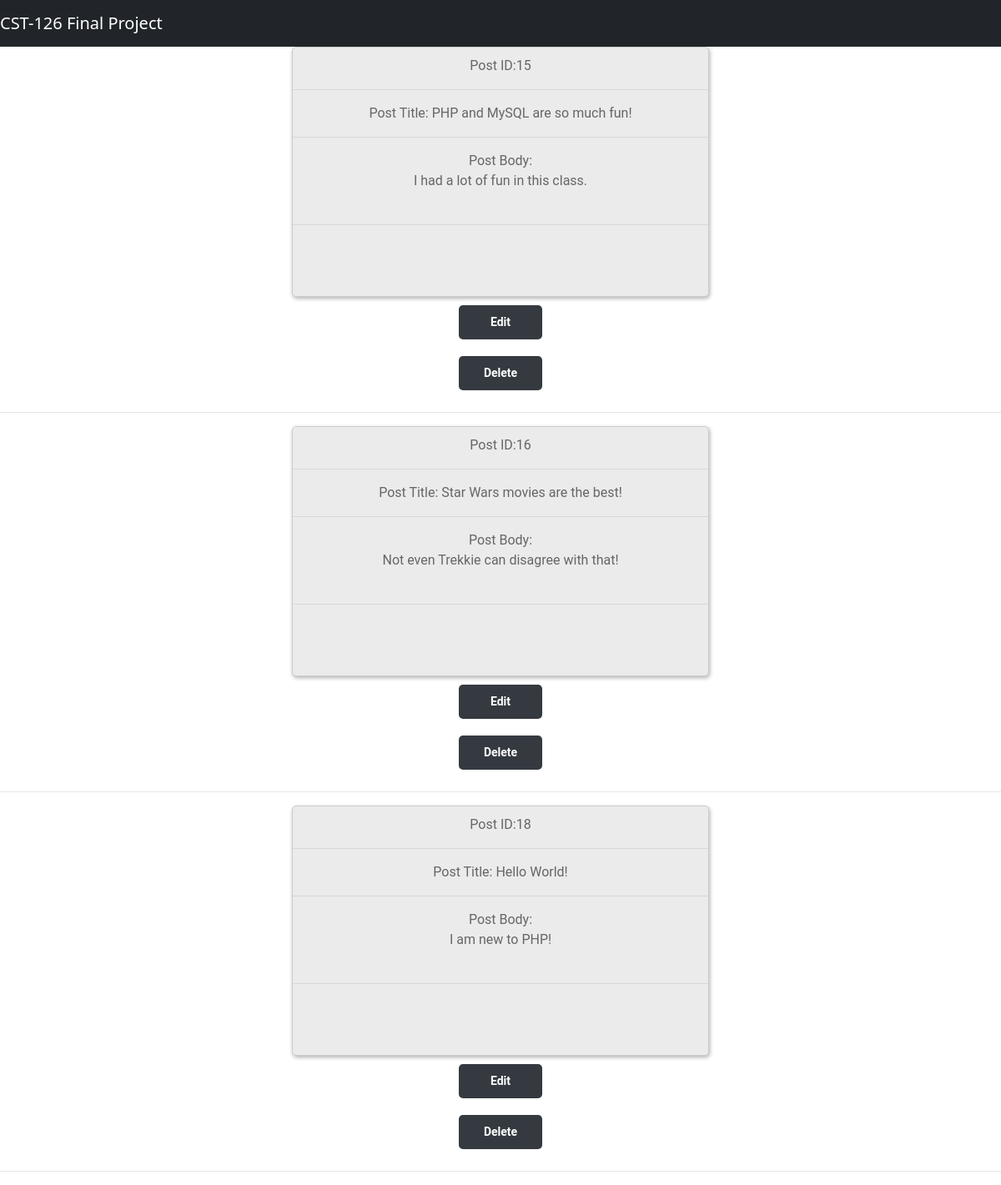
Page /searchPostHandler.php (signed in) on the committed database.
### tables this page shows
CREATE TABLE `blog_posts` (
  `idblog_posts` int(11) NOT NULL,
  `blog_post_title` varchar(45) DEFAULT NULL,
  `blog_post` text,
  `users_ID` int(11) NOT NULL
);

### searchPostHandler.php (the view, shortened to what this page needs)
<?php
	include 'header.php';
?>
<head>
    <link rel="stylesheet" href="css/posts.css">
</head>
<?php
	require_once 'db_connector.php';
	$searchForTitle = $_GET['postName'];
	$searchForBody = $_GET['postBody'];
	$sql_statement = "SELECT * FROM `blog_posts` WHERE `blog_post_title` LIKE '%$searchForTitle%' AND
					`blog_post` LIKE '%$searchForBody%'";
	if ($link){
		$result = mysqli_query($link, $sql_statement);
		if ($result) {
			while ($row = mysqli_fetch_assoc($result)){
			    ?>
			    <div class="post-container">
                <?php
	                echo "Post ID:" . $row['idblog_posts'] . "<br>" . "<hr>";
	                echo "Post Title: " . $row['blog_post_title'] . "<br>" . "<hr>";
	                echo "Post Body: " . "<br>" . $row['blog_post'] . "<br>" . "<hr>";
                ?>
                </div>
                <div>
                    <form action="showEditForm.php">
                        <button type="submit">Edit</button>
                    </form>
                    <form action="processDeletePost.php">
                        <button type="submit">Delete</button>
                    </form>
                </div>
				<?php
				echo "<hr>";
			}
		} else {
			echo "Error with the SQL " . mysqli_error($link);
		}
	} else {
		echo "Error connecting " . mysqli_error();
	}

### css/style.css (style rules this page uses)
div, h1, form, input, p { padding: 0; margin: 0; outline: none; font-family: Roboto, Arial, sans-serif; font-size: 16px; color: #666666; }
p { font-size: 12px; }
hr { color: #a9a9a9; opacity: 0.3; }
form { margin: 0 30px; text-align: center; }
button { width: 100%; padding: 10px 0; margin: 10px auto; border-radius: 5px; border: none; background-color: #343a40; font-size: 14px; font-weight: 600; color: #fff; }

### css/posts.css (style rules this page uses)
.post-container { text-align: center; width: 500px; margin: auto; align-items: center; min-height: 300px; padding: 10px 0; border-radius: 5px; border: solid 1px #cccccc; box-shadow: 1px 2px 5px rgba(0,0,0,.31); background: #ebebeb; }
p { font-size: 16px; }

### searchPostHandler.php (style rules this page uses)
.post-container { text-align: center; }
button { width: 100px; }

### rows in the picture
blog_posts: idblog_posts "15", blog_post_title "PHP and MySQL are so much fun!", blog_post "I had a lot of fun in this class."
blog_posts: idblog_posts "16", blog_post_title "Star Wars movies are the best!", blog_post "Not even Trekkie can disagree with that!"
blog_posts: idblog_posts "18", blog_post_title "Hello World!", blog_post "I am new to PHP!"
